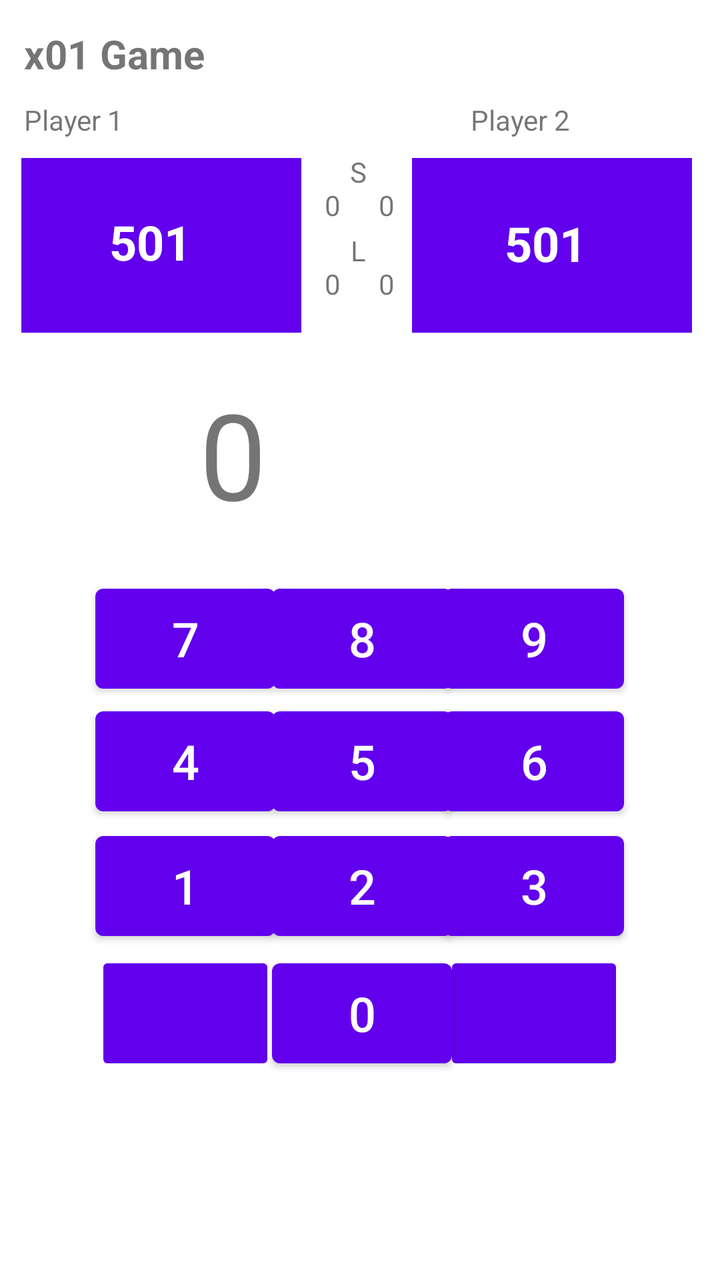
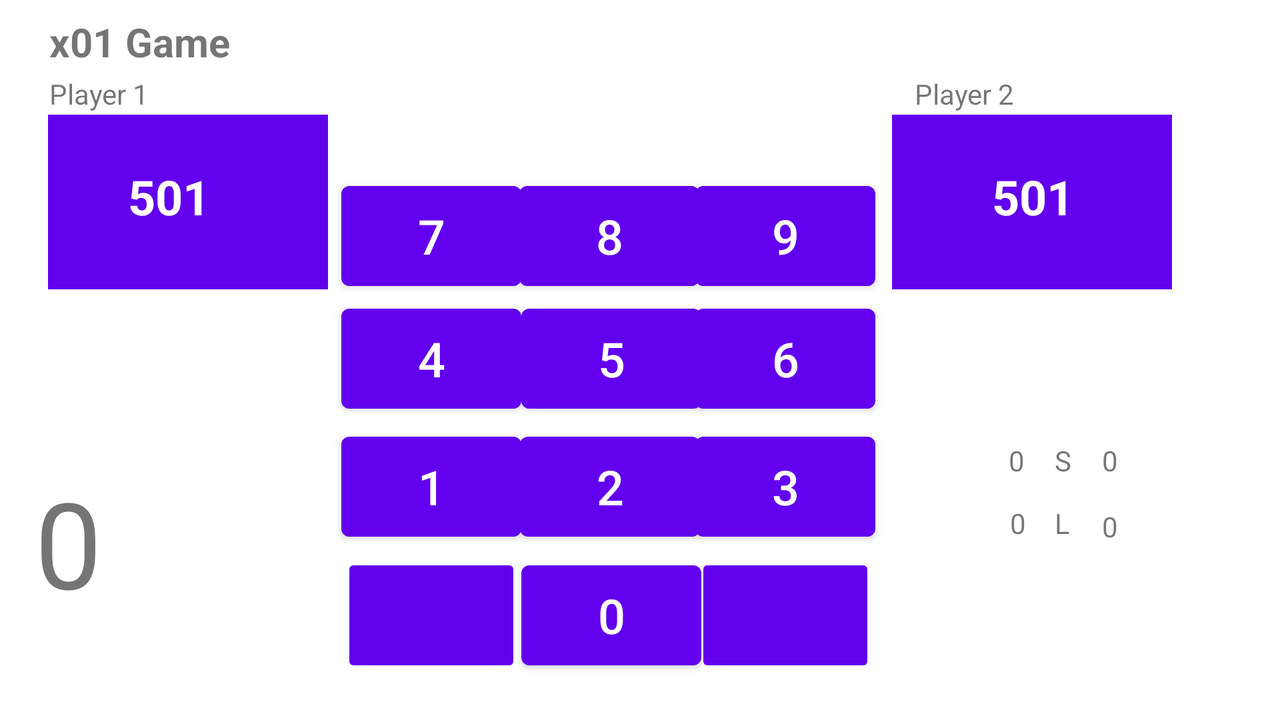

One screen, two layout resources from the same app: the default and the repository's alternative for another configuration. Each is rendered where Android would select it; the XML of both is given below.
<!-- AndroidManifest.xml: application theme Theme.DartPlayAndTrain -->
<!-- res/layout/x01game.xml -->
<?xml version="1.0" encoding="utf-8"?>
<androidx.constraintlayout.widget.ConstraintLayout xmlns:android="http://schemas.android.com/apk/res/android"
                                                   xmlns:app="http://schemas.android.com/apk/res-auto"
                                                   xmlns:tools="http://schemas.android.com/tools"
                                                   android:layout_width="match_parent"
                                                   android:layout_height="match_parent">

    <TextView
            android:text="@string/meno_hraca2"
            android:layout_width="wrap_content"
            android:layout_height="wrap_content" android:id="@+id/meno_hrac2"
            app:layout_constraintTop_toTopOf="parent"
            app:layout_constraintBottom_toBottomOf="parent" app:layout_constraintStart_toStartOf="parent"
            app:layout_constraintEnd_toEndOf="parent" app:layout_constraintHorizontal_bias="0.759"
            app:layout_constraintVertical_bias="0.081"/>
    <ImageView
            android:layout_width="140dp"
            android:layout_height="90dp" app:srcCompat="@drawable/pozadie" android:id="@+id/imageView2"
            app:layout_constraintBottom_toBottomOf="parent" app:layout_constraintEnd_toEndOf="parent"
            app:layout_constraintStart_toStartOf="parent" app:layout_constraintTop_toTopOf="parent"
            app:layout_constraintHorizontal_bias="0.936" app:layout_constraintVertical_bias="0.141"/>
    <Button
            android:text="@string/zobraz_7"
            android:layout_width="90dp"
            android:layout_height="62dp" android:id="@+id/cislo_7"
            app:layout_constraintBottom_toBottomOf="parent" app:layout_constraintStart_toStartOf="parent"
            app:layout_constraintEnd_toEndOf="parent" app:layout_constraintTop_toTopOf="parent"
            app:layout_constraintHorizontal_bias="0.177" android:textSize="24sp"
            app:layout_constraintVertical_bias="0.499"/>
    <Button
            android:text="@string/zobraz_4"
            android:layout_width="90dp"
            android:layout_height="62dp" android:id="@+id/cislo_4"
            app:layout_constraintBottom_toBottomOf="parent" app:layout_constraintStart_toStartOf="parent"
            app:layout_constraintEnd_toEndOf="parent" app:layout_constraintTop_toTopOf="parent"
            app:layout_constraintHorizontal_bias="0.177" android:textSize="24sp"
            app:layout_constraintVertical_bias="0.605"/>
    <Button
            android:text="@string/zobraz_3"
            android:layout_width="90dp"
            android:layout_height="62dp" android:id="@+id/cislo_3"
            app:layout_constraintBottom_toBottomOf="parent" app:layout_constraintStart_toStartOf="parent"
            app:layout_constraintEnd_toEndOf="parent" app:layout_constraintTop_toTopOf="parent"
            app:layout_constraintHorizontal_bias="0.822" android:textSize="24sp"
            app:layout_constraintVertical_bias="0.713"/>
    <Button
            android:text="@string/zobraz_5"
            android:layout_width="90dp"
            android:layout_height="62dp" android:id="@+id/cislo_5"
            app:layout_constraintBottom_toBottomOf="parent" app:layout_constraintStart_toStartOf="parent"
            app:layout_constraintEnd_toEndOf="parent" app:layout_constraintTop_toTopOf="parent"
            app:layout_constraintHorizontal_bias="0.504" android:textSize="24sp"
            app:layout_constraintVertical_bias="0.605"/>
    <ImageButton
            android:layout_width="90dp"
            android:layout_height="62dp" app:srcCompat="@drawable/done_50" android:id="@+id/potvrd_zadane_skore_button"
            android:backgroundTint="#6200ED" app:layout_constraintTop_toTopOf="parent"
            app:layout_constraintStart_toStartOf="parent" app:layout_constraintEnd_toEndOf="parent"
            app:layout_constraintHorizontal_bias="0.822" app:layout_constraintBottom_toBottomOf="parent"
            app:layout_constraintVertical_bias="0.823" android:contentDescription="@android:string/no"/>
    <Button
            android:text="@string/zobraz_2"
            android:layout_width="90dp"
            android:layout_height="62dp" android:id="@+id/cislo_2"
            app:layout_constraintBottom_toBottomOf="parent" app:layout_constraintStart_toStartOf="parent"
            app:layout_constraintEnd_toEndOf="parent" app:layout_constraintTop_toTopOf="parent"
            app:layout_constraintHorizontal_bias="0.504" android:textSize="24sp"
            app:layout_constraintVertical_bias="0.713"/>
    <Button
            android:text="@string/zobraz_8"
            android:layout_width="90dp"
            android:layout_height="62dp" android:id="@+id/cislo_8"
            app:layout_constraintBottom_toBottomOf="parent" app:layout_constraintStart_toStartOf="parent"
            app:layout_constraintEnd_toEndOf="parent" app:layout_constraintTop_toTopOf="parent"
            app:layout_constraintHorizontal_bias="0.504" android:textSize="24sp"
            app:layout_constraintVertical_bias="0.499"/>
    <Button
            android:text="@string/zobraz_0"
            android:layout_width="90dp"
            android:layout_height="62dp" android:id="@+id/cislo_0"
            app:layout_constraintBottom_toBottomOf="parent" app:layout_constraintStart_toStartOf="parent"
            app:layout_constraintEnd_toEndOf="parent" app:layout_constraintTop_toTopOf="parent"
            app:layout_constraintHorizontal_bias="0.504" android:textSize="24sp"
            app:layout_constraintVertical_bias="0.823"/>
    <ImageButton
            android:layout_width="90dp"
            android:layout_height="62dp" app:srcCompat="@drawable/icons8close50"
            android:id="@+id/vymaz_zadane_skore_button"
            android:backgroundTint="#6200EC" app:layout_constraintStart_toStartOf="parent"
            app:layout_constraintEnd_toEndOf="parent" app:layout_constraintBottom_toBottomOf="parent"
            app:layout_constraintTop_toTopOf="parent" app:layout_constraintHorizontal_bias="0.177"
            app:layout_constraintVertical_bias="0.823" android:contentDescription="@android:string/cancel"/>
    <Button
            android:text="@string/zobraz_6"
            android:layout_width="90dp"
            android:layout_height="62dp" android:id="@+id/cislo_6"
            app:layout_constraintBottom_toBottomOf="parent" app:layout_constraintStart_toStartOf="parent"
            app:layout_constraintEnd_toEndOf="parent" app:layout_constraintTop_toTopOf="parent"
            app:layout_constraintHorizontal_bias="0.822" android:textSize="24sp"
            app:layout_constraintVertical_bias="0.605"/>
    <Button
            android:text="@string/zobraz_1"
            android:layout_width="90dp"
            android:layout_height="62dp" android:id="@+id/cislo_1"
            app:layout_constraintBottom_toBottomOf="parent" app:layout_constraintStart_toStartOf="parent"
            app:layout_constraintEnd_toEndOf="parent" app:layout_constraintTop_toTopOf="parent"
            app:layout_constraintHorizontal_bias="0.177" android:textSize="24sp"
            app:layout_constraintVertical_bias="0.713"/>
    <Button
            android:text="@string/zobraz_9"
            android:layout_width="90dp"
            android:layout_height="62dp" android:id="@+id/cislo_9"
            app:layout_constraintBottom_toBottomOf="parent" app:layout_constraintStart_toStartOf="parent"
            app:layout_constraintEnd_toEndOf="parent" app:layout_constraintTop_toTopOf="parent"
            app:layout_constraintHorizontal_bias="0.822" android:textSize="24sp"
            app:layout_constraintVertical_bias="0.499"/>
    <TextView
            android:text="@string/x01_Game"
            android:layout_width="wrap_content"
            android:layout_height="wrap_content" android:id="@+id/nazov"
            app:layout_constraintTop_toTopOf="parent" app:layout_constraintStart_toStartOf="parent"
            app:layout_constraintEnd_toEndOf="parent" app:layout_constraintBottom_toBottomOf="parent"
            app:layout_constraintHorizontal_bias="0.045" app:layout_constraintVertical_bias="0.022"
            android:textStyle="bold" android:textSize="20sp"/><![CDATA[

    />

    ]]>
    <TextView
            android:text="@string/zobraz_0"
            android:layout_width="161dp"
            android:layout_height="78dp" android:id="@+id/hodene_score"
            app:layout_constraintTop_toTopOf="parent"
            app:layout_constraintBottom_toBottomOf="parent" app:layout_constraintEnd_toEndOf="parent"
            app:layout_constraintStart_toStartOf="parent"
            app:layout_constraintVertical_bias="0.332" android:textSize="60sp"/>
    <TextView
            android:text="@string/legs_skratka"
            android:layout_width="wrap_content"
            android:layout_height="wrap_content" android:id="@+id/text_legs"
            app:layout_constraintTop_toTopOf="parent"
            app:layout_constraintBottom_toBottomOf="parent" app:layout_constraintVertical_bias="0.186"
            app:layout_constraintStart_toStartOf="parent" app:layout_constraintEnd_toEndOf="parent"
            app:layout_constraintHorizontal_bias="0.498"/>
    <TextView
            android:text="@string/zobraz_0"
            android:layout_width="wrap_content"
            android:layout_height="wrap_content" android:id="@+id/vyhraneSetyHrac2"
            app:layout_constraintBottom_toBottomOf="parent"
            app:layout_constraintTop_toTopOf="parent" app:layout_constraintVertical_bias="0.15"
            app:layout_constraintEnd_toEndOf="parent" app:layout_constraintStart_toStartOf="parent"
            app:layout_constraintHorizontal_bias="0.538"/>
    <TextView
            android:text="@string/zobraz_0"
            android:layout_width="wrap_content"
            android:layout_height="wrap_content" android:id="@+id/vyhraneLegyHrac1"
            app:layout_constraintEnd_toEndOf="parent" app:layout_constraintStart_toStartOf="parent"
            app:layout_constraintBottom_toBottomOf="parent" app:layout_constraintTop_toTopOf="parent"
            app:layout_constraintHorizontal_bias="0.461" app:layout_constraintVertical_bias="0.213"/>
    <TextView
            android:text="@string/zobraz_0"
            android:layout_width="wrap_content"
            android:layout_height="wrap_content" android:id="@+id/vyhraneSetyHrac1"
            app:layout_constraintBottom_toBottomOf="parent"
            app:layout_constraintTop_toTopOf="parent" app:layout_constraintVertical_bias="0.15"
            app:layout_constraintEnd_toEndOf="parent" app:layout_constraintStart_toStartOf="parent"
            app:layout_constraintHorizontal_bias="0.461"/>
    <TextView
            android:text="@string/zobraz_0"
            android:layout_width="wrap_content"
            android:layout_height="wrap_content" android:id="@+id/vyhraneLegyHrac2"
            app:layout_constraintEnd_toEndOf="parent" app:layout_constraintStart_toStartOf="parent"
            app:layout_constraintBottom_toBottomOf="parent" app:layout_constraintTop_toTopOf="parent"
            app:layout_constraintHorizontal_bias="0.538" app:layout_constraintVertical_bias="0.213"/>
    <TextView
            android:text="@string/Sets_skratka"
            android:layout_width="wrap_content"
            android:layout_height="wrap_content" android:id="@+id/text_sets"
            app:layout_constraintTop_toTopOf="parent"
            app:layout_constraintBottom_toBottomOf="parent" app:layout_constraintVertical_bias="0.123"
            app:layout_constraintStart_toStartOf="parent" app:layout_constraintEnd_toEndOf="parent"
            app:layout_constraintHorizontal_bias="0.498"/>
    <ImageView
            android:layout_width="140dp"
            android:layout_height="90dp" app:srcCompat="@drawable/pozadie" android:id="@+id/imageView"
            app:layout_constraintBottom_toBottomOf="parent" app:layout_constraintEnd_toEndOf="parent"
            app:layout_constraintStart_toStartOf="parent" app:layout_constraintTop_toTopOf="parent"
            app:layout_constraintHorizontal_bias="0.049" app:layout_constraintVertical_bias="0.141"/>
    <TextView
            android:text="@string/hra_501"
            android:layout_width="51dp"
            android:layout_height="34dp" android:id="@+id/zobrazuj_skore_hraca1"
            android:textColor="#FFFFFF" android:textSize="24sp"
            android:textStyle="bold" app:layout_constraintTop_toTopOf="@+id/imageView"
            app:layout_constraintEnd_toEndOf="@+id/imageView" app:layout_constraintStart_toStartOf="@+id/imageView"
            app:layout_constraintBottom_toBottomOf="@+id/imageView" app:layout_constraintHorizontal_bias="0.494"
            app:layout_constraintVertical_bias="0.482"/>
    <TextView
            android:text="@string/hra_501"
            android:layout_width="44dp"
            android:layout_height="35dp" android:id="@+id/zobrazuj_skore_hraca2"
            app:layout_constraintTop_toTopOf="@+id/imageView2"
            app:layout_constraintBottom_toBottomOf="@+id/imageView2"
            app:layout_constraintEnd_toEndOf="@+id/imageView2" app:layout_constraintStart_toStartOf="@+id/imageView2"
            app:layout_constraintHorizontal_bias="0.484" android:textColor="#FFFFFF" android:textSize="24sp"
            android:textStyle="bold"/>
    <TextView
            android:text="@string/meno_hraca1"
            android:layout_width="wrap_content"
            android:layout_height="wrap_content" android:id="@+id/meno_hrac1"
            app:layout_constraintTop_toTopOf="parent"
            app:layout_constraintBottom_toBottomOf="parent" app:layout_constraintStart_toStartOf="parent"
            app:layout_constraintEnd_toEndOf="parent" app:layout_constraintHorizontal_bias="0.039"
            app:layout_constraintVertical_bias="0.081"/>
</androidx.constraintlayout.widget.ConstraintLayout>
<!-- resources referenced by this layout -->
<resources>
  <!-- drawable pozadie: jpg bitmap (drawable, 791 bytes) -->
  <string name="Sets_skratka">S</string>
  <string name="hra_501">501</string>
  <string name="legs_skratka">L</string>
  <string name="meno_hraca1">Player 1</string>
  <string name="meno_hraca2">Player 2</string>
  <string name="x01_Game">x01 Game</string>
  <string name="zobraz_0">0</string>
  <string name="zobraz_1">1</string>
  <string name="zobraz_2">2</string>
  <string name="zobraz_3">3</string>
  <string name="zobraz_4">4</string>
  <string name="zobraz_5">5</string>
  <string name="zobraz_6">6</string>
  <string name="zobraz_7">7</string>
  <string name="zobraz_8">8</string>
  <string name="zobraz_9">9</string>
  <style name="Theme.DartPlayAndTrain" parent="Theme.MaterialComponents.DayNight.DarkActionBar">
          
          <item name="colorPrimary">@color/purple_500</item>
          <item name="colorPrimaryVariant">@color/purple_700</item>
          <item name="colorOnPrimary">@color/white</item>
          
          <item name="colorSecondary">@color/teal_200</item>
          <item name="colorSecondaryVariant">@color/teal_700</item>
          <item name="colorOnSecondary">@color/black</item>
          
          <item name="android:statusBarColor">?attr/colorPrimaryVariant</item>
          
      </style>
</resources>
<!-- res/layout-land/x01game.xml (the repository's variant of the layout above) -->
<!-- drawn on the phone turned sideways -->
<?xml version="1.0" encoding="utf-8"?>
<androidx.constraintlayout.widget.ConstraintLayout xmlns:android="http://schemas.android.com/apk/res/android"
                                                   xmlns:app="http://schemas.android.com/apk/res-auto" xmlns:tools="http://schemas.android.com/tools" android:layout_width="match_parent"
                                                   android:layout_height="match_parent">
    <ImageView
            android:layout_width="140dp"
            android:layout_height="90dp" app:srcCompat="@drawable/pozadie" android:id="@+id/imageView2"
            app:layout_constraintBottom_toBottomOf="parent" app:layout_constraintEnd_toEndOf="parent"
            app:layout_constraintStart_toStartOf="parent" app:layout_constraintTop_toTopOf="parent"
            app:layout_constraintHorizontal_bias="0.892" app:layout_constraintVertical_bias="0.208"
    />
    <TextView
            android:text="@string/meno_hraca2"
            android:layout_width="wrap_content"
            android:layout_height="wrap_content" android:id="@+id/meno_hrac2"
            app:layout_constraintTop_toTopOf="parent"
            app:layout_constraintBottom_toBottomOf="parent" app:layout_constraintStart_toStartOf="parent"
            app:layout_constraintEnd_toEndOf="parent" app:layout_constraintHorizontal_bias="0.775"
            app:layout_constraintVertical_bias="0.109"/>
    <TextView
            android:text="@string/hra_501"
            android:layout_width="44dp"
            android:layout_height="35dp" android:id="@+id/zobrazuj_skore_hraca2"
            app:layout_constraintTop_toTopOf="@+id/imageView2"
            app:layout_constraintBottom_toBottomOf="@+id/imageView2"
            app:layout_constraintEnd_toEndOf="@+id/imageView2" app:layout_constraintStart_toStartOf="@+id/imageView2"
            app:layout_constraintHorizontal_bias="0.52" android:textColor="#FFFFFF" android:textSize="24sp"
            android:textStyle="bold" app:layout_constraintVertical_bias="0.472"/>
    <Button
            android:text="@string/zobraz_5"
            android:layout_width="90dp"
            android:layout_height="62dp" android:id="@+id/cislo_5"
            app:layout_constraintBottom_toBottomOf="parent" app:layout_constraintStart_toStartOf="parent"
            app:layout_constraintEnd_toEndOf="parent" app:layout_constraintTop_toTopOf="parent"
            app:layout_constraintHorizontal_bias="0.474" android:textSize="24sp"
            app:layout_constraintVertical_bias="0.498"
    />
    <Button
            android:text="@string/zobraz_0"
            android:layout_width="90dp"
            android:layout_height="62dp" android:id="@+id/cislo_0"
            app:layout_constraintBottom_toBottomOf="parent" app:layout_constraintStart_toStartOf="parent"
            app:layout_constraintEnd_toEndOf="parent" app:layout_constraintTop_toTopOf="parent"
            app:layout_constraintHorizontal_bias="0.474" android:textSize="24sp"
            app:layout_constraintVertical_bias="0.928"
    />
    <Button
            android:text="@string/zobraz_6"
            android:layout_width="90dp"
            android:layout_height="62dp" android:id="@+id/cislo_6"
            app:layout_constraintBottom_toBottomOf="parent" app:layout_constraintStart_toStartOf="parent"
            app:layout_constraintEnd_toEndOf="parent" app:layout_constraintTop_toTopOf="parent"
            app:layout_constraintHorizontal_bias="0.632" android:textSize="24sp"
            app:layout_constraintVertical_bias="0.498"
    />
    <Button
            android:text="@string/zobraz_9"
            android:layout_width="90dp"
            android:layout_height="62dp" android:id="@+id/cislo_9"
            app:layout_constraintBottom_toBottomOf="parent" app:layout_constraintStart_toStartOf="parent"
            app:layout_constraintEnd_toEndOf="parent" app:layout_constraintTop_toTopOf="parent"
            app:layout_constraintHorizontal_bias="0.632" android:textSize="24sp"
            app:layout_constraintVertical_bias="0.292"
    />
    <ImageButton
            android:layout_width="90dp"
            android:layout_height="62dp" app:srcCompat="@drawable/done_50" android:id="@+id/potvrd_zadane_skore_button"
            android:backgroundTint="#6200ED" app:layout_constraintTop_toTopOf="parent"
            app:layout_constraintStart_toStartOf="parent" app:layout_constraintEnd_toEndOf="parent"
            app:layout_constraintHorizontal_bias="0.632" app:layout_constraintBottom_toBottomOf="parent"
            app:layout_constraintVertical_bias="0.928" android:contentDescription="@android:string/no"
    />
    <Button
            android:text="@string/zobraz_3"
            android:layout_width="90dp"
            android:layout_height="62dp" android:id="@+id/cislo_3"
            app:layout_constraintBottom_toBottomOf="parent" app:layout_constraintStart_toStartOf="parent"
            app:layout_constraintEnd_toEndOf="parent" app:layout_constraintTop_toTopOf="parent"
            app:layout_constraintHorizontal_bias="0.632" android:textSize="24sp"
            app:layout_constraintVertical_bias="0.713"/>
    <Button
            android:text="@string/zobraz_8"
            android:layout_width="90dp"
            android:layout_height="62dp" android:id="@+id/cislo_8"
            app:layout_constraintBottom_toBottomOf="parent" app:layout_constraintStart_toStartOf="parent"
            app:layout_constraintEnd_toEndOf="parent" app:layout_constraintTop_toTopOf="parent"
            android:textSize="24sp"
            app:layout_constraintVertical_bias="0.292"
            app:layout_constraintHorizontal_bias="0.472"/>
    <Button
            android:text="@string/zobraz_2"
            android:layout_width="90dp"
            android:layout_height="62dp" android:id="@+id/cislo_2"
            app:layout_constraintBottom_toBottomOf="parent" app:layout_constraintStart_toStartOf="parent"
            app:layout_constraintEnd_toEndOf="parent" app:layout_constraintTop_toTopOf="parent"
            app:layout_constraintHorizontal_bias="0.473" android:textSize="24sp"
            app:layout_constraintVertical_bias="0.713"
    />
    <Button
            android:text="@string/zobraz_4"
            android:layout_width="90dp"
            android:layout_height="62dp" android:id="@+id/cislo_4"
            app:layout_constraintBottom_toBottomOf="parent" app:layout_constraintStart_toStartOf="parent"
            app:layout_constraintEnd_toEndOf="parent" app:layout_constraintTop_toTopOf="parent"
            app:layout_constraintHorizontal_bias="0.31" android:textSize="24sp"
            app:layout_constraintVertical_bias="0.498"/>
    <ImageButton
            android:layout_width="90dp"
            android:layout_height="62dp" app:srcCompat="@drawable/icons8close50"
            android:id="@+id/vymaz_zadane_skore_button"
            android:backgroundTint="#6200EC" app:layout_constraintStart_toStartOf="parent"
            app:layout_constraintEnd_toEndOf="parent" app:layout_constraintBottom_toBottomOf="parent"
            app:layout_constraintTop_toTopOf="parent" app:layout_constraintHorizontal_bias="0.31"
            app:layout_constraintVertical_bias="0.928" android:contentDescription="@android:string/cancel"
    />
    <Button
            android:text="@string/zobraz_1"
            android:layout_width="90dp"
            android:layout_height="62dp" android:id="@+id/cislo_1"
            app:layout_constraintBottom_toBottomOf="parent" app:layout_constraintStart_toStartOf="parent"
            app:layout_constraintEnd_toEndOf="parent" app:layout_constraintTop_toTopOf="parent"
            app:layout_constraintHorizontal_bias="0.31" android:textSize="24sp"
            app:layout_constraintVertical_bias="0.713"
    />
    <Button
            android:text="@string/zobraz_7"
            android:layout_width="90dp"
            android:layout_height="62dp" android:id="@+id/cislo_7"
            app:layout_constraintBottom_toBottomOf="parent" app:layout_constraintStart_toStartOf="parent"
            app:layout_constraintEnd_toEndOf="parent" app:layout_constraintTop_toTopOf="parent"
            app:layout_constraintHorizontal_bias="0.31" android:textSize="24sp"
            app:layout_constraintVertical_bias="0.292"/><![CDATA[









    />








    ]]>
    <TextView
            android:text="@string/x01_Game"
            android:layout_width="wrap_content"
            android:layout_height="wrap_content" android:id="@+id/nazov"
            app:layout_constraintTop_toTopOf="parent" app:layout_constraintStart_toStartOf="parent"
            app:layout_constraintEnd_toEndOf="parent" app:layout_constraintBottom_toBottomOf="parent"
            app:layout_constraintHorizontal_bias="0.045" app:layout_constraintVertical_bias="0.022"
            android:textStyle="bold" android:textSize="20sp"
            tools:layout_editor_absoluteX="44dp"/>
    <TextView
            android:text="@string/zobraz_0"
            android:layout_width="161dp"
            android:layout_height="78dp" android:id="@+id/hodene_score"
            app:layout_constraintTop_toTopOf="parent"
            app:layout_constraintBottom_toBottomOf="parent" app:layout_constraintEnd_toEndOf="parent"
            app:layout_constraintStart_toStartOf="parent"
            app:layout_constraintVertical_bias="0.819" android:textSize="60sp"
            app:layout_constraintHorizontal_bias="0.036"/>
    <TextView
            android:text="@string/zobraz_0"
            android:layout_width="wrap_content"
            android:layout_height="wrap_content" android:id="@+id/vyhraneLegyHrac2"
            app:layout_constraintEnd_toEndOf="parent" app:layout_constraintStart_toStartOf="parent"
            app:layout_constraintBottom_toBottomOf="parent" app:layout_constraintTop_toTopOf="parent"
            app:layout_constraintHorizontal_bias="0.872" app:layout_constraintVertical_bias="0.744"/>
    <TextView
            android:text="@string/zobraz_0"
            android:layout_width="wrap_content"
            android:layout_height="wrap_content" android:id="@+id/vyhraneSetyHrac2"
            app:layout_constraintBottom_toBottomOf="parent"
            app:layout_constraintTop_toTopOf="parent" app:layout_constraintVertical_bias="0.647"
            app:layout_constraintEnd_toEndOf="parent" app:layout_constraintStart_toStartOf="parent"
            app:layout_constraintHorizontal_bias="0.872"/>
    <TextView
            android:text="@string/Sets_skratka"
            android:layout_width="wrap_content"
            android:layout_height="wrap_content" android:id="@+id/text_sets"
            app:layout_constraintTop_toTopOf="parent"
            app:layout_constraintBottom_toBottomOf="parent" app:layout_constraintVertical_bias="0.647"
            app:layout_constraintStart_toStartOf="parent" app:layout_constraintEnd_toEndOf="parent"
            app:layout_constraintHorizontal_bias="0.835"/>
    <TextView
            android:text="@string/zobraz_0"
            android:layout_width="wrap_content"
            android:layout_height="wrap_content" android:id="@+id/vyhraneSetyHrac1"
            app:layout_constraintBottom_toBottomOf="parent"
            app:layout_constraintTop_toTopOf="parent" app:layout_constraintVertical_bias="0.647"
            app:layout_constraintEnd_toEndOf="parent" app:layout_constraintStart_toStartOf="parent"
            app:layout_constraintHorizontal_bias="0.798"/>
    <TextView
            android:text="@string/legs_skratka"
            android:layout_width="wrap_content"
            android:layout_height="wrap_content" android:id="@+id/text_legs"
            app:layout_constraintTop_toTopOf="parent"
            app:layout_constraintBottom_toBottomOf="parent" app:layout_constraintVertical_bias="0.739"
            app:layout_constraintStart_toStartOf="parent" app:layout_constraintEnd_toEndOf="parent"
            app:layout_constraintHorizontal_bias="0.834"/>
    <TextView
            android:text="@string/zobraz_0"
            android:layout_width="wrap_content"
            android:layout_height="wrap_content" android:id="@+id/vyhraneLegyHrac1"
            app:layout_constraintEnd_toEndOf="parent" app:layout_constraintStart_toStartOf="parent"
            app:layout_constraintBottom_toBottomOf="parent" app:layout_constraintTop_toTopOf="parent"
            app:layout_constraintHorizontal_bias="0.799" app:layout_constraintVertical_bias="0.739"/>
    <ImageView
            android:layout_width="140dp"
            android:layout_height="90dp" app:srcCompat="@drawable/pozadie" android:id="@+id/imageView"
            app:layout_constraintBottom_toBottomOf="parent" app:layout_constraintEnd_toEndOf="parent"
            app:layout_constraintStart_toStartOf="parent" app:layout_constraintTop_toTopOf="parent"
            app:layout_constraintHorizontal_bias="0.048" app:layout_constraintVertical_bias="0.208"
    />
    <TextView
            android:text="@string/hra_501"
            android:layout_width="51dp"
            android:layout_height="34dp" android:id="@+id/zobrazuj_skore_hraca1"
            android:textColor="#FFFFFF" android:textSize="24sp"
            android:textStyle="bold" app:layout_constraintTop_toTopOf="@+id/imageView"
            app:layout_constraintEnd_toEndOf="@+id/imageView" app:layout_constraintStart_toStartOf="@+id/imageView"
            app:layout_constraintBottom_toBottomOf="@+id/imageView" app:layout_constraintHorizontal_bias="0.449"
            app:layout_constraintVertical_bias="0.464"
    />
    <TextView
            android:text="@string/meno_hraca1"
            android:layout_width="wrap_content"
            android:layout_height="wrap_content" android:id="@+id/meno_hrac1"
            app:layout_constraintTop_toTopOf="parent"
            app:layout_constraintBottom_toBottomOf="parent" app:layout_constraintStart_toStartOf="parent"
            app:layout_constraintEnd_toEndOf="parent" app:layout_constraintHorizontal_bias="0.042"
            app:layout_constraintVertical_bias="0.109"
    />
</androidx.constraintlayout.widget.ConstraintLayout>
